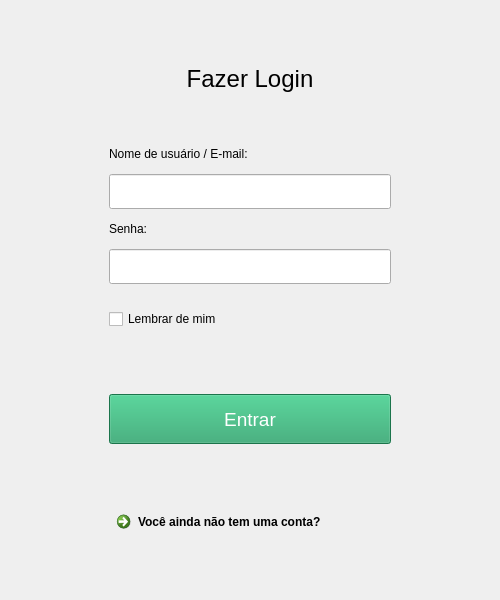
<?xml version="1.0" encoding="UTF-8"?>
<ui version="4.0">
 <class>MainWindow</class>
 <widget class="QMainWindow" name="MainWindow">
  <property name="geometry">
   <rect>
    <x>0</x>
    <y>0</y>
    <width>500</width>
    <height>600</height>
   </rect>
  </property>
  <property name="sizePolicy">
   <sizepolicy hsizetype="Preferred" vsizetype="Preferred">
    <horstretch>0</horstretch>
    <verstretch>0</verstretch>
   </sizepolicy>
  </property>
  <property name="minimumSize">
   <size>
    <width>500</width>
    <height>600</height>
   </size>
  </property>
  <property name="maximumSize">
   <size>
    <width>16777215</width>
    <height>16777215</height>
   </size>
  </property>
  <property name="windowTitle">
   <string>Tela de Cadastro e Login de Usuários</string>
  </property>
  <widget class="QWidget" name="centralwidget">
   <layout class="QVBoxLayout" name="verticalLayout">
    <item>
     <layout class="QVBoxLayout" name="verticalLayout_8">
      <item>
       <widget class="QStackedWidget" name="stk_telas">
        <property name="currentIndex">
         <number>0</number>
        </property>
        <widget class="QWidget" name="pg_tela_login">
         <layout class="QVBoxLayout" name="verticalLayout_4">
          <item>
           <layout class="QGridLayout" name="grid_tela_login">
            <item row="0" column="0">
             <widget class="QFrame" name="frm_widget_login">
              <property name="maximumSize">
               <size>
                <width>300</width>
                <height>500</height>
               </size>
              </property>
              <property name="autoFillBackground">
               <bool>false</bool>
              </property>
              <property name="frameShape">
               <enum>QFrame::NoFrame</enum>
              </property>
              <property name="frameShadow">
               <enum>QFrame::Raised</enum>
              </property>
              <property name="lineWidth">
               <number>0</number>
              </property>
              <layout class="QVBoxLayout" name="verticalLayout_2">
               <property name="spacing">
                <number>5</number>
               </property>
               <item>
                <widget class="QLabel" name="lbl_titulo_login">
                 <property name="sizePolicy">
                  <sizepolicy hsizetype="Preferred" vsizetype="Preferred">
                   <horstretch>0</horstretch>
                   <verstretch>0</verstretch>
                  </sizepolicy>
                 </property>
                 <property name="maximumSize">
                  <size>
                   <width>16777215</width>
                   <height>30</height>
                  </size>
                 </property>
                 <property name="font">
                  <font>
                   <pointsize>18</pointsize>
                  </font>
                 </property>
                 <property name="text">
                  <string>Fazer Login</string>
                 </property>
                 <property name="alignment">
                  <set>Qt::AlignCenter</set>
                 </property>
                </widget>
               </item>
               <item>
                <spacer name="verticalSpacer_3">
                 <property name="orientation">
                  <enum>Qt::Vertical</enum>
                 </property>
                 <property name="sizeType">
                  <enum>QSizePolicy::Fixed</enum>
                 </property>
                 <property name="sizeHint" stdset="0">
                  <size>
                   <width>20</width>
                   <height>40</height>
                  </size>
                 </property>
                </spacer>
               </item>
               <item>
                <widget class="QLabel" name="lbl_login_nome_usuario_email">
                 <property name="maximumSize">
                  <size>
                   <width>16777215</width>
                   <height>20</height>
                  </size>
                 </property>
                 <property name="text">
                  <string>Nome de usuário / E-mail:</string>
                 </property>
                </widget>
               </item>
               <item>
                <widget class="QLineEdit" name="le_login_nome_usuario_email">
                 <property name="maximumSize">
                  <size>
                   <width>16777215</width>
                   <height>35</height>
                  </size>
                 </property>
                </widget>
               </item>
               <item>
                <widget class="QLabel" name="lbl_login_senha">
                 <property name="maximumSize">
                  <size>
                   <width>16777215</width>
                   <height>20</height>
                  </size>
                 </property>
                 <property name="text">
                  <string>Senha:</string>
                 </property>
                </widget>
               </item>
               <item>
                <widget class="QLineEdit" name="le_login_senha">
                 <property name="maximumSize">
                  <size>
                   <width>16777215</width>
                   <height>35</height>
                  </size>
                 </property>
                 <property name="echoMode">
                  <enum>QLineEdit::Password</enum>
                 </property>
                </widget>
               </item>
               <item>
                <widget class="QCheckBox" name="chk_lembrar_me">
                 <property name="maximumSize">
                  <size>
                   <width>16777215</width>
                   <height>50</height>
                  </size>
                 </property>
                 <property name="cursor">
                  <cursorShape>PointingHandCursor</cursorShape>
                 </property>
                 <property name="text">
                  <string>Lembrar de mim</string>
                 </property>
                </widget>
               </item>
               <item>
                <spacer name="verticalSpacer">
                 <property name="orientation">
                  <enum>Qt::Vertical</enum>
                 </property>
                 <property name="sizeType">
                  <enum>QSizePolicy::Fixed</enum>
                 </property>
                 <property name="sizeHint" stdset="0">
                  <size>
                   <width>20</width>
                   <height>40</height>
                  </size>
                 </property>
                </spacer>
               </item>
               <item>
                <widget class="QPushButton" name="btn_entrar">
                 <property name="maximumSize">
                  <size>
                   <width>16777215</width>
                   <height>50</height>
                  </size>
                 </property>
                 <property name="font">
                  <font>
                   <pointsize>14</pointsize>
                  </font>
                 </property>
                 <property name="cursor">
                  <cursorShape>PointingHandCursor</cursorShape>
                 </property>
                 <property name="styleSheet">
                  <string notr="true">color: rgb(255, 255, 255);
background-color: rgb(38, 162, 105);</string>
                 </property>
                 <property name="text">
                  <string>Entrar</string>
                 </property>
                 <property name="flat">
                  <bool>false</bool>
                 </property>
                </widget>
               </item>
               <item>
                <spacer name="verticalSpacer_2">
                 <property name="orientation">
                  <enum>Qt::Vertical</enum>
                 </property>
                 <property name="sizeType">
                  <enum>QSizePolicy::Fixed</enum>
                 </property>
                 <property name="sizeHint" stdset="0">
                  <size>
                   <width>20</width>
                   <height>50</height>
                  </size>
                 </property>
                </spacer>
               </item>
               <item>
                <widget class="QCommandLinkButton" name="cl_criar_conta">
                 <property name="maximumSize">
                  <size>
                   <width>16777215</width>
                   <height>30</height>
                  </size>
                 </property>
                 <property name="cursor">
                  <cursorShape>PointingHandCursor</cursorShape>
                 </property>
                 <property name="styleSheet">
                  <string notr="true"/>
                 </property>
                 <property name="text">
                  <string>Você ainda não tem uma conta?</string>
                 </property>
                </widget>
               </item>
              </layout>
             </widget>
            </item>
           </layout>
          </item>
         </layout>
        </widget>
        <widget class="QWidget" name="pg_tela_cadastro">
         <layout class="QHBoxLayout" name="horizontalLayout">
          <item>
           <layout class="QGridLayout" name="grid_tela_cadastro">
            <item row="0" column="0">
             <widget class="QFrame" name="frm_widget_cadastro">
              <property name="maximumSize">
               <size>
                <width>300</width>
                <height>500</height>
               </size>
              </property>
              <property name="autoFillBackground">
               <bool>false</bool>
              </property>
              <property name="frameShape">
               <enum>QFrame::NoFrame</enum>
              </property>
              <property name="frameShadow">
               <enum>QFrame::Raised</enum>
              </property>
              <property name="lineWidth">
               <number>0</number>
              </property>
              <layout class="QVBoxLayout" name="verticalLayout_7">
               <property name="spacing">
                <number>5</number>
               </property>
               <item>
                <widget class="QLabel" name="lbl_cadastro_titulo_cadastro">
                 <property name="sizePolicy">
                  <sizepolicy hsizetype="Preferred" vsizetype="Preferred">
                   <horstretch>0</horstretch>
                   <verstretch>0</verstretch>
                  </sizepolicy>
                 </property>
                 <property name="maximumSize">
                  <size>
                   <width>16777215</width>
                   <height>30</height>
                  </size>
                 </property>
                 <property name="font">
                  <font>
                   <pointsize>18</pointsize>
                  </font>
                 </property>
                 <property name="text">
                  <string>Criar Usuário</string>
                 </property>
                 <property name="alignment">
                  <set>Qt::AlignCenter</set>
                 </property>
                </widget>
               </item>
               <item>
                <spacer name="verticalSpacer_10">
                 <property name="orientation">
                  <enum>Qt::Vertical</enum>
                 </property>
                 <property name="sizeType">
                  <enum>QSizePolicy::Fixed</enum>
                 </property>
                 <property name="sizeHint" stdset="0">
                  <size>
                   <width>20</width>
                   <height>20</height>
                  </size>
                 </property>
                </spacer>
               </item>
               <item>
                <widget class="QLabel" name="lbl_cadastro_nome_usuario">
                 <property name="maximumSize">
                  <size>
                   <width>16777215</width>
                   <height>20</height>
                  </size>
                 </property>
                 <property name="text">
                  <string>Nome de usuário:</string>
                 </property>
                </widget>
               </item>
               <item>
                <widget class="QLineEdit" name="le_cadastro_nome_usuario">
                 <property name="maximumSize">
                  <size>
                   <width>16777215</width>
                   <height>35</height>
                  </size>
                 </property>
                </widget>
               </item>
               <item>
                <widget class="QLabel" name="lbl_cadastro_email">
                 <property name="maximumSize">
                  <size>
                   <width>16777215</width>
                   <height>20</height>
                  </size>
                 </property>
                 <property name="text">
                  <string>Email:</string>
                 </property>
                </widget>
               </item>
               <item>
                <widget class="QLineEdit" name="le_cadastro_email">
                 <property name="maximumSize">
                  <size>
                   <width>16777215</width>
                   <height>35</height>
                  </size>
                 </property>
                </widget>
               </item>
               <item>
                <widget class="QLabel" name="lbl_cadastro_senha">
                 <property name="maximumSize">
                  <size>
                   <width>16777215</width>
                   <height>20</height>
                  </size>
                 </property>
                 <property name="text">
                  <string>Senha:</string>
                 </property>
                </widget>
               </item>
               <item>
                <widget class="QLineEdit" name="le_cadastro_senha">
                 <property name="maximumSize">
                  <size>
                   <width>16777215</width>
                   <height>35</height>
                  </size>
                 </property>
                 <property name="echoMode">
                  <enum>QLineEdit::Password</enum>
                 </property>
                </widget>
               </item>
               <item>
                <widget class="QLabel" name="lbl_cadastro_confirmar_senha">
                 <property name="maximumSize">
                  <size>
                   <width>16777215</width>
                   <height>20</height>
                  </size>
                 </property>
                 <property name="text">
                  <string>Confirmar senha:</string>
                 </property>
                </widget>
               </item>
               <item>
                <widget class="QLineEdit" name="le_cadastro_confirmar_senha">
                 <property name="maximumSize">
                  <size>
                   <width>16777215</width>
                   <height>35</height>
                  </size>
                 </property>
                 <property name="echoMode">
                  <enum>QLineEdit::Password</enum>
                 </property>
                </widget>
               </item>
               <item>
                <spacer name="verticalSpacer_11">
                 <property name="orientation">
                  <enum>Qt::Vertical</enum>
                 </property>
                 <property name="sizeType">
                  <enum>QSizePolicy::Fixed</enum>
                 </property>
                 <property name="sizeHint" stdset="0">
                  <size>
                   <width>20</width>
                   <height>40</height>
                  </size>
                 </property>
                </spacer>
               </item>
               <item>
                <widget class="QPushButton" name="btn_cadastrar">
                 <property name="maximumSize">
                  <size>
                   <width>16777215</width>
                   <height>50</height>
                  </size>
                 </property>
                 <property name="font">
                  <font>
                   <pointsize>14</pointsize>
                  </font>
                 </property>
                 <property name="cursor">
                  <cursorShape>PointingHandCursor</cursorShape>
                 </property>
                 <property name="styleSheet">
                  <string notr="true">color: rgb(255, 255, 255);
background-color: rgb(38, 162, 105);</string>
                 </property>
                 <property name="text">
                  <string>Cadastrar</string>
                 </property>
                 <property name="flat">
                  <bool>false</bool>
                 </property>
                </widget>
               </item>
               <item>
                <spacer name="verticalSpacer_12">
                 <property name="orientation">
                  <enum>Qt::Vertical</enum>
                 </property>
                 <property name="sizeType">
                  <enum>QSizePolicy::Fixed</enum>
                 </property>
                 <property name="sizeHint" stdset="0">
                  <size>
                   <width>20</width>
                   <height>25</height>
                  </size>
                 </property>
                </spacer>
               </item>
               <item>
                <widget class="QCommandLinkButton" name="cl_fazer_login">
                 <property name="maximumSize">
                  <size>
                   <width>16777215</width>
                   <height>30</height>
                  </size>
                 </property>
                 <property name="cursor">
                  <cursorShape>PointingHandCursor</cursorShape>
                 </property>
                 <property name="text">
                  <string>Você já tem uma conta?</string>
                 </property>
                </widget>
               </item>
              </layout>
             </widget>
            </item>
           </layout>
          </item>
         </layout>
        </widget>
       </widget>
      </item>
     </layout>
    </item>
   </layout>
  </widget>
 </widget>
 <resources/>
 <connections/>
</ui>
